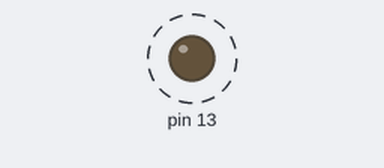
Bench run of a sketch on a simulated Arduino Uno, built with avr-gcc and run on an emulated ATmega328P. Parts: output pins drawn as LEDs (lit = HIGH). Dashed ring = blinking.

Above: at 0.5 s.
Timing chart, 0 to 4.6 s (numbered marks = the images above):
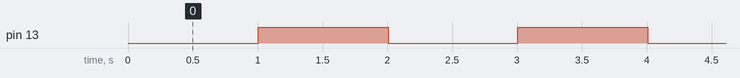

The sketch:

ditching_the_delay.ino
```cpp
unsigned long milliscurr;
unsigned long millisprev;
int ledstate = LOW;
void setup() {
  pinMode(13, OUTPUT);
  milliscurr = millisprev = millis();

}

void loop() {
 if(milliscurr - millisprev >1000)
 {
  if(ledstate == LOW)
  {
    ledstate = HIGH;
    digitalWrite(13, ledstate);
  }
  else
  {
    ledstate = LOW;
    digitalWrite(13, ledstate);
  }
  millisprev = millis();
 }
 milliscurr = millis();

}
```

Measured:
- by itself, pin 13: alternates HIGH for 1.0 s and LOW for 1.0 s
